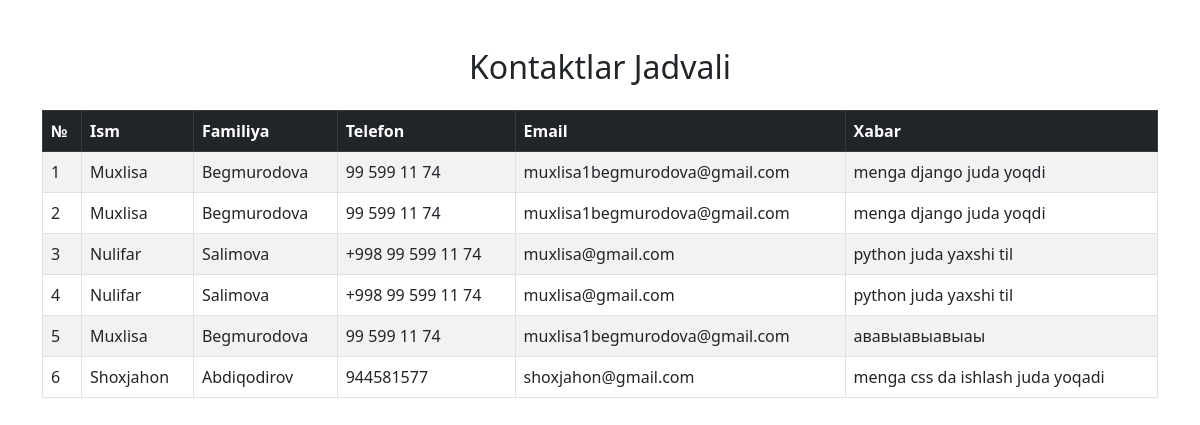
/xabarlar/, run on the app's committed database.
### contact/models.py (models this page shows, shortened)
class Contact(models.Model):
    first_name = models.CharField( max_length=50)
    last_name = models.CharField(max_length=50)
    phone = models.CharField(max_length=20)
    email = models.EmailField()
    message = models.TextField()

### contact/views.py (the view)
# urls.py: path('xabarlar/', ContactList.as_view(), name='contact_list')
class ContactList(ListView):
    model = Contact
    template_name = 'contact_list.html'

### template/contact_list.html
{% extends 'base.html' %}
{% block content %}
<div class="container mt-5">
    <h2 class="text-center mb-4">Kontaktlar Jadvali</h2>
    <table class="table table-bordered table-striped">
        <thead class="table-dark">
            <tr>
                <th>№</th>
                <th>Ism</th>
                <th>Familiya</th>
                <th>Telefon</th>
                <th>Email</th>
                <th>Xabar</th>
            </tr>
        </thead>
        <tbody>
            {% for msg in object_list %}
            <tr>
                <td>{{ forloop.counter }}</td>
                <td>{{ msg.first_name }}</td>
                <td>{{ msg.last_name }}</td>
                <td>{{ msg.phone }}</td>
                <td>{{ msg.email }}</td>
                <td>{{ msg.message }}</td>
            </tr>
            {% endfor %}
        </tbody>
    </table>
</div>
{% endblock content %}

### template/base.html (shortened to what this page needs)
<!DOCTYPE html>
<html lang="en">
<head>
    <link href="https://cdn.jsdelivr.net/npm/bootstrap@5.0.2/dist/css/bootstrap.min.css" rel="stylesheet"
>
</head>
<body>
    {% block content %}
    {% endblock content %}
</body>
</html>

### data on the page
Contact: first_name "Muxlisa", last_name "Begmurodova", phone "99 599 11 74", email "muxlisa1begmurodova@gmail.com", message "menga django juda yoqdi"
Contact: first_name "Muxlisa", last_name "Begmurodova", phone "99 599 11 74", email "muxlisa1begmurodova@gmail.com", message "menga django juda yoqdi"
Contact: first_name "Nulifar", last_name "Salimova", phone "+998 99 599 11 74", email "muxlisa@gmail.com", message "python juda yaxshi til"
Contact: first_name "Nulifar", last_name "Salimova", phone "+998 99 599 11 74", email "muxlisa@gmail.com", message "python juda yaxshi til"
Contact: first_name "Muxlisa", last_name "Begmurodova", phone "99 599 11 74", email "muxlisa1begmurodova@gmail.com", message "ававыавыавыаы"
Contact: first_name "Shoxjahon", last_name "Abdiqodirov", phone "944581577", email "shoxjahon@gmail.com", message "menga css da ishlash juda yoqadi"
